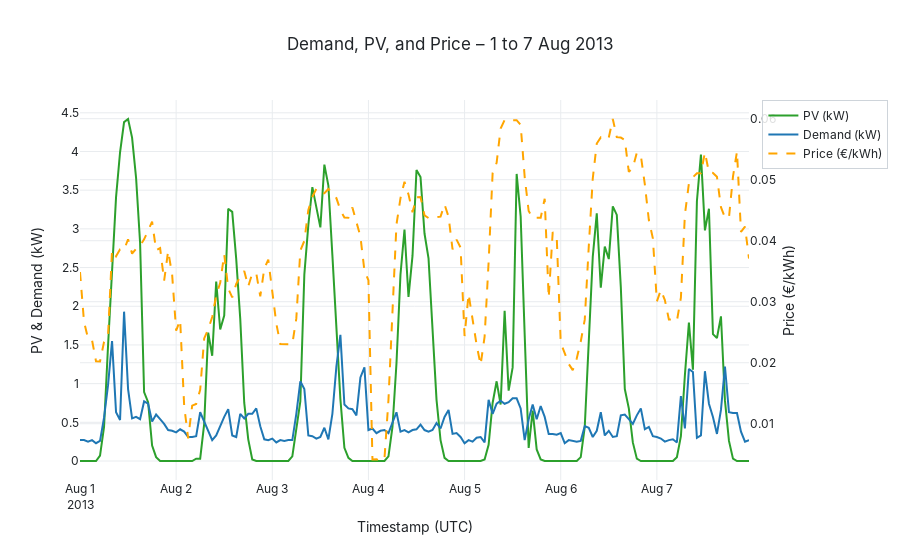

This figure's notebook cell:
### Markdown cell above
## Figure 1 – Timeseries overlay

### Code cell
week_window = df.loc['2013-08-01':'2013-08-07']
fig, ax_left = plt.subplots(figsize=(12, 5.5))
ax_right = ax_left.twinx()
ax_left.plot(week_window.index, week_window['pv'], color=COLORS['pv'], linewidth=1.8, label='PV (kW)')
ax_left.plot(week_window.index, week_window['Demand'], color=COLORS['demand'], linewidth=1.8, label='Demand (kW)')
ax_right.plot(week_window.index, week_window['Price'], color=COLORS['price'], linewidth=1.2, linestyle='--', label='Price (€/kWh)')
ax_left.set_title('Demand, PV, and Price – 1 to 7 Aug 2013')
ax_left.set_ylabel('PV & Demand (kW)')
ax_right.set_ylabel('Price (€/kWh)')
ax_left.set_xlabel('Timestamp (UTC)')
lines, labels = ax_left.get_legend_handles_labels()
lines2, labels2 = ax_right.get_legend_handles_labels()
ax_left.legend(lines + lines2, labels + labels2, loc='upper left', ncol=3)
fig.tight_layout()
save_figure(fig, 'task3_fig1_timeseries_overlay')
plt.show()

interactive_fig = go.Figure()
interactive_fig.add_trace(go.Scatter(x=week_window.index, y=week_window['pv'], name='PV (kW)', mode='lines'))
interactive_fig.add_trace(go.Scatter(x=week_window.index, y=week_window['Demand'], name='Demand (kW)', mode='lines'))
interactive_fig.add_trace(go.Scatter(x=week_window.index, y=week_window['Price'], name='Price (€/kWh)', mode='lines', yaxis='y2', line=dict(dash='dash')))
interactive_fig.update_layout(
    title='Demand, PV, and Price – 1 to 7 Aug 2013',
    xaxis_title='Timestamp (UTC)',
    yaxis=dict(title='PV & Demand (kW)'),
    yaxis2=dict(title='Price (€/kWh)', overlaying='y', side='right'),
)
save_interactive(interactive_fig, 'task3_fig1_timeseries_overlay_interactive')
interactive_fig.show()

### Figure 1 — Plotly figure (JSON) as saved in the notebook; plotly's stock layout.template omitted (floating-point values rounded to 4 significant figures; data arrays with more than 128 entries replaced by an {"elided": "..."} marker saying what was removed)
{"data": [{"mode": "lines", "name": "PV (kW)", "type": "scatter", "x": {"elided": "168 str values"}, "y": {"elided": "168 float values"}}, {"mode": "lines", "name": "Demand (kW)", "type": "scatter", "x": {"elided": "168 str values"}, "y": {"elided": "168 float values"}}, {"line": {"dash": "dash"}, "mode": "lines", "name": "Price (€/kWh)", "type": "scatter", "x": {"elided": "168 str values"}, "y": {"elided": "168 float values"}, "yaxis": "y2"}], "layout": {"title": {"text": "Demand, PV, and Price – 1 to 7 Aug 2013"}, "xaxis": {"title": {"text": "Timestamp (UTC)"}}, "yaxis": {"title": {"text": "PV & Demand (kW)"}}, "yaxis2": {"overlaying": "y", "side": "right", "title": {"text": "Price (€/kWh)"}}}}
